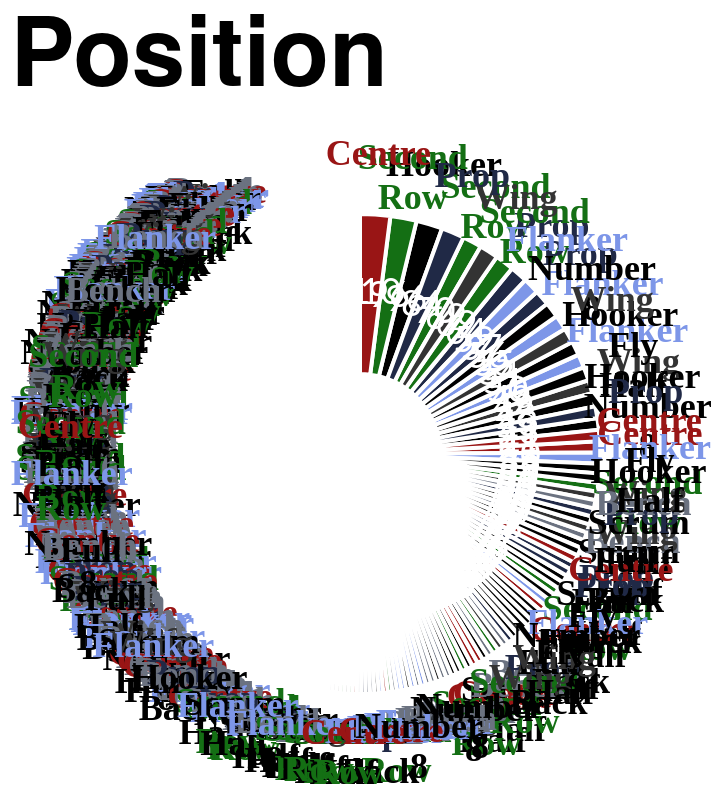

Source (Vega-Lite JSON):
### Vega-Lite specification from a JSON file in a GitHub repository (floating-point values rounded to 4 significant figures; data arrays with more than 128 entries replaced by an {"elided": "..."} marker saying what was removed)
{"config": {"axis": {"labelFont": "PT Sans Narrow, Helvetica Neue, Helvetica, Arial, sans-serif", "titleFont": "PT Sans Narrow, Helvetica Neue, Helvetica, Arial, sans-serif", "labelFontSize": 13, "titleFontSize": 24, "gridColor": "#202947", "gridOpacity": 0.2, "zindex": 1}, "text": {"font": "Lato, sans-serif"}, "bar": {"cornerRadiusEnd": 5}, "header": {"labelFont": "PT Sans Narrow, Helvetica Neue, Helvetica, Arial, sans-serif", "titleFont": "PT Sans Narrow, Helvetica Neue, Helvetica, Arial, sans-serif", "labelFontSize": 24, "titleFontSize": 28, "labelFontWeight": "bold", "orient": "left"}, "legend": {"labelFont": "PT Sans Narrow, Helvetica Neue, Helvetica, Arial, sans-serif", "titleFont": "PT Sans Narrow, Helvetica Neue, Helvetica, Arial, sans-serif", "labelFontSize": 14, "titleFontSize": 16, "titlePadding": 5, "fillColor": "white", "strokeColor": "black", "padding": 10, "titleFontWeight": "lighter", "titleFontStyle": "italic", "titleColor": "gray", "offset": 10}, "title": {"font": "PT Sans Narrow, Helvetica Neue, Helvetica, Arial, sans-serif", "fontSize": 48, "fontWeight": "bold", "anchor": "start", "align": "center", "titlePadding": 20, "subtitlePadding": 10, "subtitleFontSize": 13, "subtitleColor": "", "subtitleFontStyle": "italic", "offset": 15, "color": "black"}, "axisX": {"labelAngle": 0}, "facet": {"title": null, "header": null, "align": {"row": "each", "column": "each"}}, "resolve": {"scale": {"y": "independent", "facet": "independent"}}, "background": "transparent", "scale": {"offsetBandPaddingOuter": 0.2, "offsetBandPaddingInner": 0.1}, "view": {"stroke": null, "background": "transparent"}}, "layer": [{"mark": {"type": "arc", "innerRadius": 40, "outerRadius": 120, "stroke": "#ffffff", "strokeWidth": 2}, "encoding": {"color": {"field": "position", "legend": null, "scale": {"domain": ["Prop", "Flanker", "Second Row", "Centre", "Wing", "Fly Half", "Hooker", "Scrum Half", "Full Back", "Number 8", "Bench"], "range": ["#202946", "#7d96e8", "#146f14", "#991515", "#333333", "#000000", "#000000", "#000000", "#000000", "#000000", "#6b7280"]}, "sort": {"field": "sort_order", "op": "min", "order": "ascending"}, "type": "nominal"}, "order": {"field": "appearances", "sort": "ascending", "type": "quantitative"}, "theta": {"field": "appearances", "sort": "descending", "stack": true, "title": "Appearances", "type": "quantitative"}, "tooltip": [{"field": "player", "title": "Player", "type": "nominal"}, {"field": "position", "title": "Position", "type": "nominal"}, {"field": "appearances", "title": "Appearances", "type": "quantitative"}]}}, {"mark": {"type": "text", "dy": -5, "font": "PT Sans Narrow", "fontSize": 18, "fontWeight": "bold", "radius": 145}, "encoding": {"color": {"field": "position", "legend": null, "scale": {"domain": ["Prop", "Flanker", "Second Row", "Centre", "Wing", "Fly Half", "Hooker", "Scrum Half", "Full Back", "Number 8", "Bench"], "range": ["#202946", "#7d96e8", "#146f14", "#991515", "#333333", "#000000", "#000000", "#000000", "#000000", "#000000", "#6b7280"]}, "type": "nominal"}, "opacity": {"condition": {"test": "datum.appearances > 2", "value": 1}, "value": 0}, "order": {"field": "appearances", "sort": "ascending", "type": "quantitative"}, "text": {"field": "position_label", "type": "nominal"}, "theta": {"field": "appearances", "sort": "descending", "stack": true, "title": "Appearances", "type": "quantitative"}}, "transform": [{"calculate": "split(datum.position, ' ')", "as": "position_label"}]}, {"mark": {"type": "text", "color": "white", "fontSize": 18, "radius": 80}, "encoding": {"order": {"field": "appearances", "sort": "ascending", "type": "quantitative"}, "text": {"field": "appearances", "type": "nominal"}, "theta": {"field": "appearances", "sort": "descending", "stack": true, "title": "Appearances", "type": "quantitative"}}}], "data": {"name": "data-e3d8f4712a90abd3bd18dd0ea3098da5"}, "height": 300, "resolve": {"scale": {"color": "shared"}}, "title": "Position", "width": 300, "$schema": "https://vega.github.io/schema/vega-lite/v5.20.1.json", "datasets": {"data-e3d8f4712a90abd3bd18dd0ea3098da5": {"elided": "770 records"}}}
